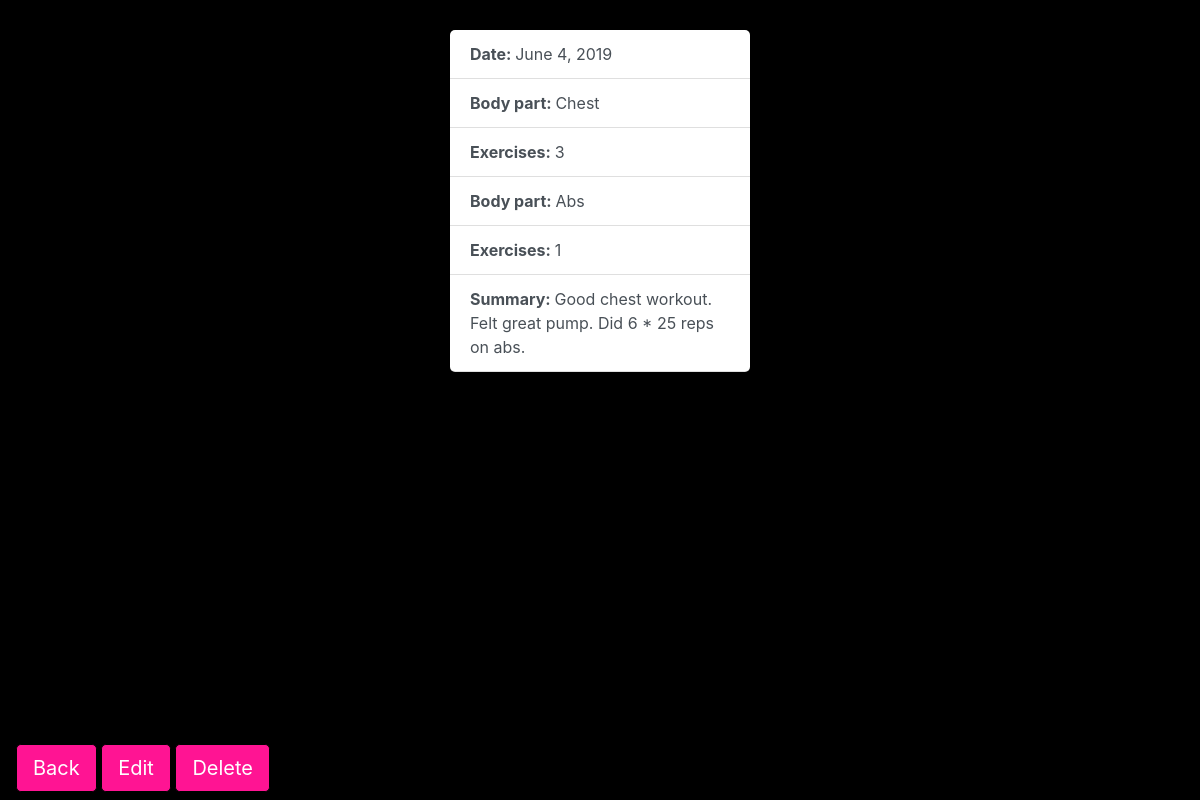
The app's page /sport/2019-06-04/ (signed in) with its own data.
### sport/models.py (models this page shows, shortened)
class Workout(models.Model):
    user = models.ForeignKey(settings.AUTH_USER_MODEL,
                             blank=True,
                             null=True,
                             on_delete=models.CASCADE)
    date = models.DateField(auto_now=False)
    body_part1 = models.CharField(max_length=100, blank=False)
    num_exercises1 = models.PositiveSmallIntegerField(blank=False)
    body_part2 = models.CharField(max_length=100, blank=True, null=True)
    num_exercises2 = models.PositiveSmallIntegerField(blank=True, null=True)
    cardio = models.CharField(max_length=100, blank=True, null=True)
    cardio_load = models.CharField(max_length=100, blank=True, null=True)
    summary = models.TextField()

### sport/views.py (the view)
# urls.py: path('<str:workout_date>/', show_workout_detail, name='workout-detail'),
@login_required
def show_workout_detail(request, workout_date):
    workout = get_object_or_404(Workout, date=workout_date)
    template_name = 'sport/detail.html'
    context = {'workout': workout}
    return render(request, template_name, context)

### sport/templates/sport/detail.html (shortened to what this page needs)
{% extends 'base.html' %}
{% load static %}
{% block css %}
<link rel="stylesheet" href="{% static 'sport/css/detail.css' %}">
{% endblock %}
{% block content %}
<ul class="list-group list-group-flush" style="padding-top:30px;">
    <li class="list-group-item list-group-item-action" style="border-radius: 5px;
    border-bottom-left-radius: 0; border-bottom-right-radius: 0;"><strong>Date: </strong>{{workout.date}}</li>
    <li class="list-group-item list-group-item-action"><strong>Body part: </strong>{{workout.body_part1}}</li>
    <li class="list-group-item list-group-item-action"><strong>Exercises: </strong>{{workout.num_exercises1}}</li>
    {% if workout.body_part2%}
       <li class="list-group-item list-group-item-action"><strong>Body part: </strong>{{workout.body_part2}}</li>
       <li class="list-group-item list-group-item-action"><strong>Exercises: </strong>{{workout.num_exercises2}}</li>
    {% endif %}
    <li class="list-group-item list-group-item-action" style="border-radius: 5px;
    border-top-left-radius: 0; border-top-right-radius: 0;"><strong>Summary: </strong>{{workout.summary}}</li>
</ul>
<nav class="navbar fixed-bottom navbar-light">
    <ul class="nav justify-content-center">
      <li class="nav-item">
        <a href="../"><input type="button" class="btn btn-lg btn-success" value="Back"
        style="background-color: #FF1493;border-color: #000;"></a>
        <a href="{% url 'update-workout-detail' workout.date %}"><input type="button" class="btn btn-lg btn-success" value="Edit"
        style="background-color: #FF1493;border-color: #000;"></a>
        <a href="{% url 'delete-workout' workout.date %}"><input type="button" class="btn btn-lg btn-danger" value="Delete"
        style="background-color: #FF1493;border-color: #000;"></a>
      </li>
    </ul>
</nav>
{% endblock %}

### sport/static/sport/css/detail.css (style rules this page uses)
.list-group { position: relative; box-sizing: border-box; height: auto; font-size: 16px; width: 100%; max-width: 330px; padding: 15px; margin: auto; }

### records on screen
Workout: date "June 4, 2019", body_part1 "Chest", num_exercises1 "3", body_part2 "Abs", num_exercises2 "1", summary "Good chest workout. Felt great pump. Did 6 * 25 reps on abs."
